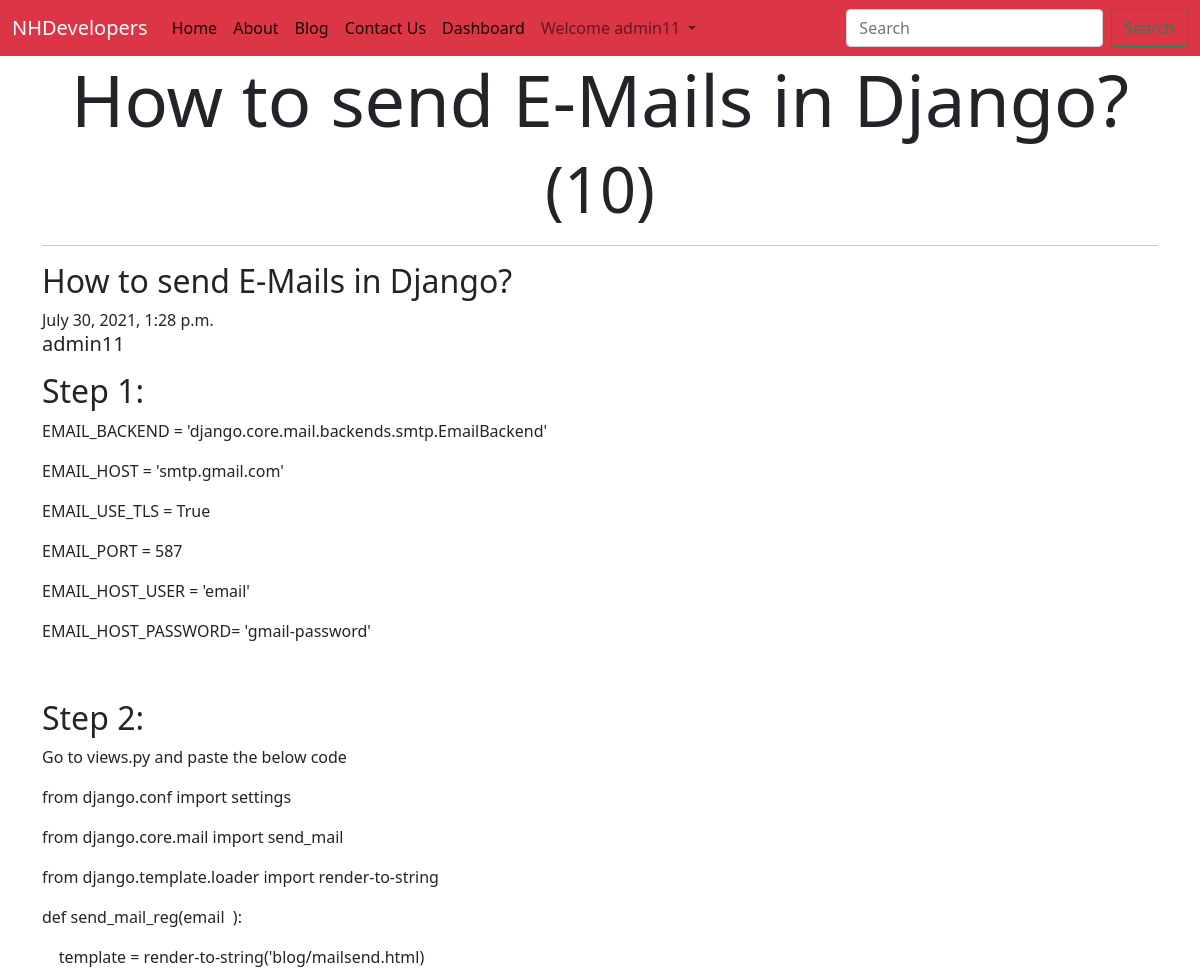
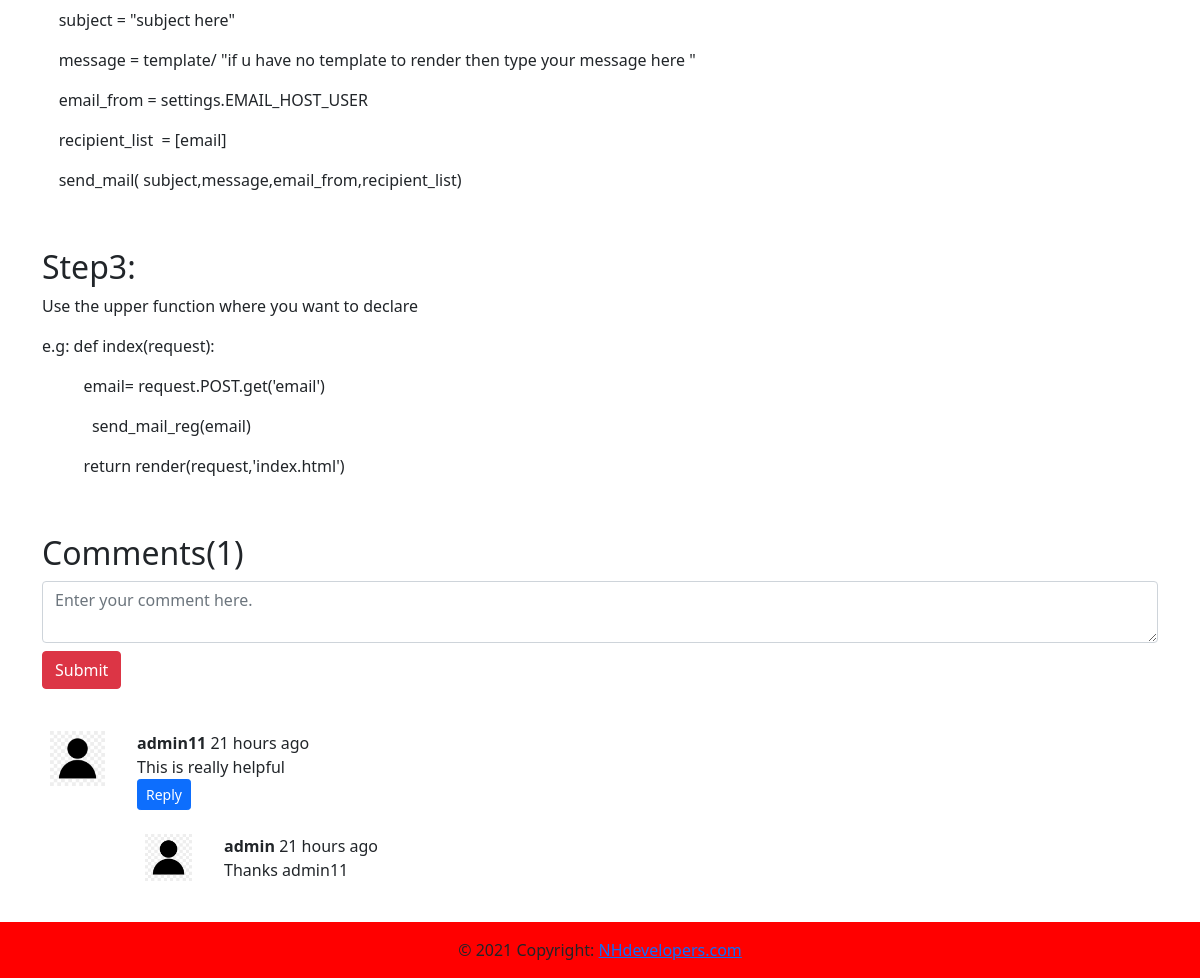
The page /blog/36 (signed in) on the database its author committed (2 pictures, top to bottom).
### vid/models.py (models this page shows, shortened)
class Blog(models.Model):
    title=models.CharField(max_length=50)
    author = models.ForeignKey(User,on_delete=models.CASCADE)
    timestamp=models.DateTimeField(auto_now_add=True)
    desc = models.TextField()
    views = models.IntegerField(default=0)

class BlogComment(models.Model):
    sno = models.AutoField(primary_key=True )
    comment = models.TextField(max_length=300)
    post = models.ForeignKey(Blog, on_delete=models.CASCADE)
    user = models.ForeignKey(User, on_delete=models.CASCADE)
    parent = models.ForeignKey('self', on_delete=models.CASCADE, null=True)
    timestamp = models.DateTimeField(default=now)

### vid/views.py (the view)
# urls.py: path( 'blog/<int:id>', views.blogpost,name="blogpost"),
def blogpost(request,id):
    post=Blog.objects.filter(id=id).first()
    post.views = post.views+1
    post.save()
    comments = BlogComment.objects.filter(post=post, parent=None)
    replies = BlogComment.objects.filter(post=post).exclude(parent=None)
    replyDict={}
    for reply in replies:
        if reply.parent.sno not in replyDict.keys():
            replyDict[reply.parent.sno]=[reply]
        else:
            replyDict[reply.parent.sno].append(reply)
    return render(request,'blog/blogpost.html',{'post':post,'comments':comments,'user':request.user,'replyDict':replyDict })

### vid/templatetags/getDict.py (called while the page is built)
@register.filter(name="get_Dict")
def get_Dict(dict,key):
    return dict.get(key)

### vid/templates/blog/blogpost.html (shortened to what this page needs)
{% extends 'blog/base.html' %}
{% load humanize %}
{% load getDict %}
{% block body %}
{% load static %}
<div class="container ">
    <h1 class="display-2 text-center">{{post.title}}<span><small>({{post.views}})</small></span>   </h1>
    <hr class="featurette-divider">
    <div class="row featurette">
      <div class="col ">
        <h2 class="featurette-heading"> {{post.title}}</h2> <span>{{post.timestamp}}</span>
           <h5>{{post.author}}</h5>
        <p class="lead">{{post.desc|safe  }}</p>
      </div>
    </div>
  </div>
  <div class="container">
    <h2>Comments({{comments.count}})</h2>
    {% if user.is_authenticated %}
    <form action="/blog/postcomment " method="POST">
      <div class="form-group">
        <textarea type="text" name="comment" id="" required class="form-control" placeholder="Enter your comment here."
          aria-describedby="helpId"></textarea>
      </div>
      <div style="margin-bottom: 34px;">
        <input type="submit" value="Submit" id="" class="btn btn-danger mt-2" placeholder="" aria-describedby="helpId">
      </div>
    </form>
    {% else %}
    <p>Please Login to post comments</p>
    {% endif %}
    {% for comment in comments %}
    <div class="row">
      <div class="col-md-1  "><img class="rounded mx-auto d-block w-100 p-2  " src="{% static 'my.png' %}" alt=""></div>
      <div class="col-md-11 mt-2"> <b>{{comment.user.username}}</b> <span> {{ comment.timestamp|naturaltime }} </span>
        <div>{{comment.comment}}</div>
        <div class="div reply mx-0">
          {% if user.is_authenticated %}
          <p>
            <button class="btn btn-primary btn-sm" type="button" data-bs-toggle="collapse"
              data-bs-target="#replybox{{comment.sno}}" aria-expanded="false" aria-controls="replybox{{comment.sno}}">
              Reply
            </button>
          </p>
         {% else %}
         <button class="btn btn-primary btn-sm" type="button" data-bs-toggle="collapse"
              data-bs-target="#replybox{{comment.sno}}" aria-expanded="false" aria-controls="replybox{{comment.sno}}" disabled>
             Login to Reply
            </button>
         {% endif %}
          <div class="replies  my-2">
               {% for reply in replyDict|get_Dict:comment.sno %}
               <div class="row  ">
                <div class="col-md-1  "><img class="rounded mx-auto d-block w-100 p-2  " src="{% static 'my.png' %}" alt=""></div>
                <div class="col-md-11 my-2">
                  <b>{{reply.user.username}}</b> <span>{{ reply.timestamp|naturaltime }}</span>  <br>
                  {{reply.comment}}
                </div>
               </div>
               <br>
               {% endfor %}
           </div>
        </div>
      </div>
    </div>
    {% endfor %}
  </div>
{% endblock body %}

### vid/templates/blog/base.html (shortened to what this page needs)
<!doctype html>
<html lang="en">
  <head>
    <link href="https://cdn.jsdelivr.net/npm/bootstrap@5.0.2/dist/css/bootstrap.min.css" rel="stylesheet">
  </head>
  <body>
    <nav class="navbar navbar-expand-lg navbar-light bg-danger">
        <div class="container-fluid" >
          <a class="navbar-brand" style="color: white;" href="https://nhdevelopersteam.herokuapp.com/">NHDevelopers</a>
          <div class="collapse navbar-collapse" id="navbarSupportedContent">
            <ul class="navbar-nav me-auto mb-2 mb-lg-0">
              <li class="nav-item">
                <a class="nav-link active" aria-current="page" href="https://nhdevelopersteam.herokuapp.com/">Home</a>
              </li>
              <li class="nav-item">
                <a class="nav-link active" aria-current="page" href="https://nhdevelopersteam.herokuapp.com/about/">About</a>
              </li>
              <li class="nav-item">
                <a class="nav-link active" aria-current="page" href="https://nhdevelopersteam.herokuapp.com/blog/">Blog</a>
              </li>
              <li class="nav-item">
                <a class="nav-link active" aria-current="page" href="https://nhdevelopersteam.herokuapp.com/contact/">Contact Us</a>
              </li>
              {% if user.is_authenticated %}
              <li class="nav-item">
                <a class="nav-link active" aria-current="page" href="https://nhdevelopersteam.herokuapp.com/dashboard/">Dashboard</a>
              </li>
                <li class="nav-item dropdown" >
                  <a class="nav-link dropdown-toggle" href="#" id="navbarDropdown" role="button" data-bs-toggle="dropdown" aria-expanded="false">
                    Welcome {{request.user}}
                  </a>
                </li>
               {% endif %}
            </ul>
            <form action="https://nhdevelopersteam.herokuapp.com/blog/search"method="get" class="d-flex">
              <input class="form-control me-2 " name="query" id="search"  type="search" placeholder="Search" aria-label="Search">
              <button class="btn btn-outline-success  " type="submit">Search</button>
            </form>
               </div>
             </div>
      </nav>
{% block body %}{% endblock body %}
<footer class="page-footer font-small red" style="background-color:   red; ">
  <div class="footer-copyright text-center py-3">© 2021 Copyright:
    <a href="https://nhdevelopersteam.herokuapp.com/"> NHdevelopers.com</a>
  </div>
</footer>
  </body>
</html>

### rows shown on the page
Blog: title "How to send E-Mails in Django?", views "10", timestamp "July 30, 2021, 1:28 p.m.", author "admin11", desc "Step 1: EMAIL_BACKEND = 'django.core.mail.backends.smtp.EmailBackend' EMAIL_HOST = 'smtp.gmail.com' EMAIL_USE_TLS = True EMAIL_PORT = 587 EMAIL_HOST_USER = 'email' EMAIL_HOST_PASSWORD= 'gmail-password' Step 2: Go to views.py and paste the below code from django.conf import settings from django.core.mail import send_mail from django.template.loader import render-to-string def send_mail_reg(email ): template = render-to-string('blog/mailsend.html) subject = \"subject here\" message = template/ \"if u have no template to render then type your message here \" email_from = settings.EMAIL_HOST_USER recipient_list = [email] send_mail( subject,message,email_from,recipient_list) Step3: Use the upper…"
BlogComment: user.username "admin11", timestamp "21 hours ago", comment "This is really helpful"
BlogComment: user.username "admin", timestamp "21 hours ago", comment "Thanks admin11"

### other values the page prints
{{ request.user }} "admin11"
{{ comments.count }} "1"
